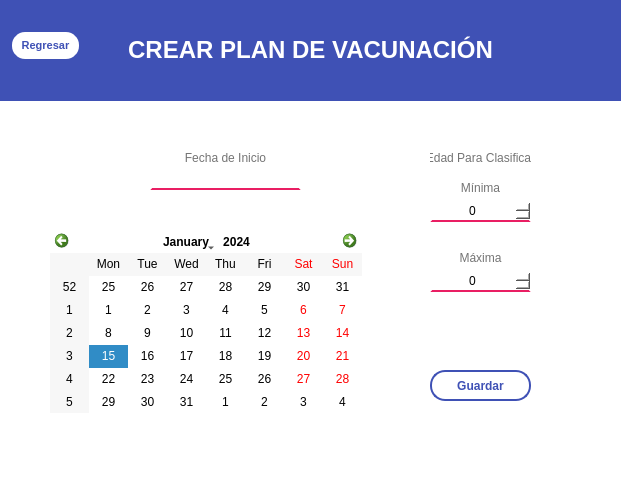
<?xml version="1.0" encoding="UTF-8"?>
<ui version="4.0">
 <class>CrearPlanWindow</class>
 <widget class="QMainWindow" name="CrearPlanWindow">
  <property name="geometry">
   <rect>
    <x>0</x>
    <y>0</y>
    <width>621</width>
    <height>493</height>
   </rect>
  </property>
  <property name="font">
   <font>
    <family>Tahoma</family>
    <pointsize>11</pointsize>
   </font>
  </property>
  <property name="windowTitle">
   <string>Crear Plan</string>
  </property>
  <property name="styleSheet">
   <string notr="true">background-color: rgb(255, 255, 255);</string>
  </property>
  <widget class="QWidget" name="centralwidget">
   <widget class="QLabel" name="label_titulo">
    <property name="geometry">
     <rect>
      <x>0</x>
      <y>0</y>
      <width>621</width>
      <height>101</height>
     </rect>
    </property>
    <property name="font">
     <font>
      <family>Tahoma</family>
      <pointsize>18</pointsize>
      <weight>75</weight>
      <bold>true</bold>
     </font>
    </property>
    <property name="styleSheet">
     <string notr="true">background-color: rgb(63, 81, 181);
color: rgb(255, 255, 255);</string>
    </property>
    <property name="text">
     <string>&lt;html&gt;&lt;head/&gt;&lt;body&gt;&lt;p align=&quot;center&quot;&gt;CREAR PLAN DE VACUNACIÓN&lt;/p&gt;&lt;/body&gt;&lt;/html&gt;</string>
    </property>
   </widget>
   <widget class="QLineEdit" name="lineEdit_FechaInicio">
    <property name="geometry">
     <rect>
      <x>150</x>
      <y>170</y>
      <width>151</width>
      <height>20</height>
     </rect>
    </property>
    <property name="font">
     <font>
      <family>Tahoma</family>
      <pointsize>10</pointsize>
     </font>
    </property>
    <property name="styleSheet">
     <string notr="true">border-width: 2px; 
border-style: solid; 
border-color: white white rgb(233, 30, 99) white;</string>
    </property>
    <property name="alignment">
     <set>Qt::AlignBottom|Qt::AlignHCenter</set>
    </property>
    <property name="readOnly">
     <bool>true</bool>
    </property>
   </widget>
   <widget class="QPushButton" name="pushButton_Guardar">
    <property name="geometry">
     <rect>
      <x>430</x>
      <y>370</y>
      <width>101</width>
      <height>31</height>
     </rect>
    </property>
    <property name="font">
     <font>
      <family>Tahoma</family>
      <pointsize>9</pointsize>
      <weight>75</weight>
      <bold>true</bold>
     </font>
    </property>
    <property name="cursor">
     <cursorShape>PointingHandCursor</cursorShape>
    </property>
    <property name="styleSheet">
     <string notr="true">color: rgb(63, 81, 181);
border-style: solid;
background-color:rgb(255, 255, 255) ;
border-color:rgb(63, 81, 181);
border-width: 2px;
border-radius: 15px;</string>
    </property>
    <property name="text">
     <string>Guardar</string>
    </property>
   </widget>
   <widget class="QPushButton" name="pushButton_Regresar">
    <property name="geometry">
     <rect>
      <x>10</x>
      <y>30</y>
      <width>71</width>
      <height>31</height>
     </rect>
    </property>
    <property name="font">
     <font>
      <family>Tahoma</family>
      <pointsize>8</pointsize>
      <weight>75</weight>
      <bold>true</bold>
     </font>
    </property>
    <property name="cursor">
     <cursorShape>PointingHandCursor</cursorShape>
    </property>
    <property name="styleSheet">
     <string notr="true">color: rgb(63, 81, 181);
border-style: solid;
background-color:rgb(255, 255, 255) ;
border-color:rgb(63, 81, 181);
border-width: 2px;
border-radius: 15px;</string>
    </property>
    <property name="text">
     <string>Regresar</string>
    </property>
   </widget>
   <widget class="QCalendarWidget" name="calendar_fechaInicio">
    <property name="geometry">
     <rect>
      <x>50</x>
      <y>230</y>
      <width>312</width>
      <height>183</height>
     </rect>
    </property>
    <property name="font">
     <font>
      <family>Tahoma</family>
      <pointsize>9</pointsize>
     </font>
    </property>
    <property name="cursor">
     <cursorShape>PointingHandCursor</cursorShape>
    </property>
    <property name="styleSheet">
     <string notr="true">color: rgb(0, 0, 0);
background-color: rgb(255, 255, 255);</string>
    </property>
   </widget>
   <widget class="QSpinBox" name="spinBox_Min">
    <property name="geometry">
     <rect>
      <x>430</x>
      <y>200</y>
      <width>101</width>
      <height>22</height>
     </rect>
    </property>
    <property name="styleSheet">
     <string notr="true">border-width: 2px; 
border-style: solid; 
border-color: white white rgb(233, 30, 99) white;</string>
    </property>
    <property name="alignment">
     <set>Qt::AlignCenter</set>
    </property>
   </widget>
   <widget class="QSpinBox" name="spinBox_Max">
    <property name="geometry">
     <rect>
      <x>430</x>
      <y>270</y>
      <width>101</width>
      <height>22</height>
     </rect>
    </property>
    <property name="styleSheet">
     <string notr="true">border-width: 2px; 
border-style: solid; 
border-color: white white rgb(233, 30, 99) white;</string>
    </property>
    <property name="alignment">
     <set>Qt::AlignCenter</set>
    </property>
   </widget>
   <widget class="QLabel" name="label_7">
    <property name="geometry">
     <rect>
      <x>150</x>
      <y>150</y>
      <width>151</width>
      <height>16</height>
     </rect>
    </property>
    <property name="styleSheet">
     <string notr="true">color: rgb(116, 116, 116);</string>
    </property>
    <property name="text">
     <string>Fecha de Inicio</string>
    </property>
    <property name="alignment">
     <set>Qt::AlignCenter</set>
    </property>
   </widget>
   <widget class="QLabel" name="label_8">
    <property name="geometry">
     <rect>
      <x>430</x>
      <y>150</y>
      <width>101</width>
      <height>16</height>
     </rect>
    </property>
    <property name="styleSheet">
     <string notr="true">color: rgb(116, 116, 116);</string>
    </property>
    <property name="text">
     <string>Edad Para Clasificar</string>
    </property>
    <property name="alignment">
     <set>Qt::AlignCenter</set>
    </property>
   </widget>
   <widget class="QLabel" name="label_9">
    <property name="geometry">
     <rect>
      <x>430</x>
      <y>180</y>
      <width>101</width>
      <height>16</height>
     </rect>
    </property>
    <property name="styleSheet">
     <string notr="true">color: rgb(116, 116, 116);</string>
    </property>
    <property name="text">
     <string>Mínima</string>
    </property>
    <property name="alignment">
     <set>Qt::AlignCenter</set>
    </property>
   </widget>
   <widget class="QLabel" name="label_10">
    <property name="geometry">
     <rect>
      <x>430</x>
      <y>250</y>
      <width>101</width>
      <height>16</height>
     </rect>
    </property>
    <property name="styleSheet">
     <string notr="true">color: rgb(116, 116, 116);</string>
    </property>
    <property name="text">
     <string>Máxima</string>
    </property>
    <property name="alignment">
     <set>Qt::AlignCenter</set>
    </property>
   </widget>
   <widget class="QLabel" name="label_error">
    <property name="geometry">
     <rect>
      <x>370</x>
      <y>300</y>
      <width>221</width>
      <height>20</height>
     </rect>
    </property>
    <property name="font">
     <font>
      <pointsize>7</pointsize>
     </font>
    </property>
    <property name="styleSheet">
     <string notr="true">color: rgb(233, 30, 99);</string>
    </property>
    <property name="text">
     <string/>
    </property>
    <property name="alignment">
     <set>Qt::AlignCenter</set>
    </property>
   </widget>
  </widget>
  <widget class="QMenuBar" name="menubar">
   <property name="geometry">
    <rect>
     <x>0</x>
     <y>0</y>
     <width>621</width>
     <height>21</height>
    </rect>
   </property>
  </widget>
  <widget class="QStatusBar" name="statusbar"/>
 </widget>
 <resources/>
 <connections/>
</ui>
